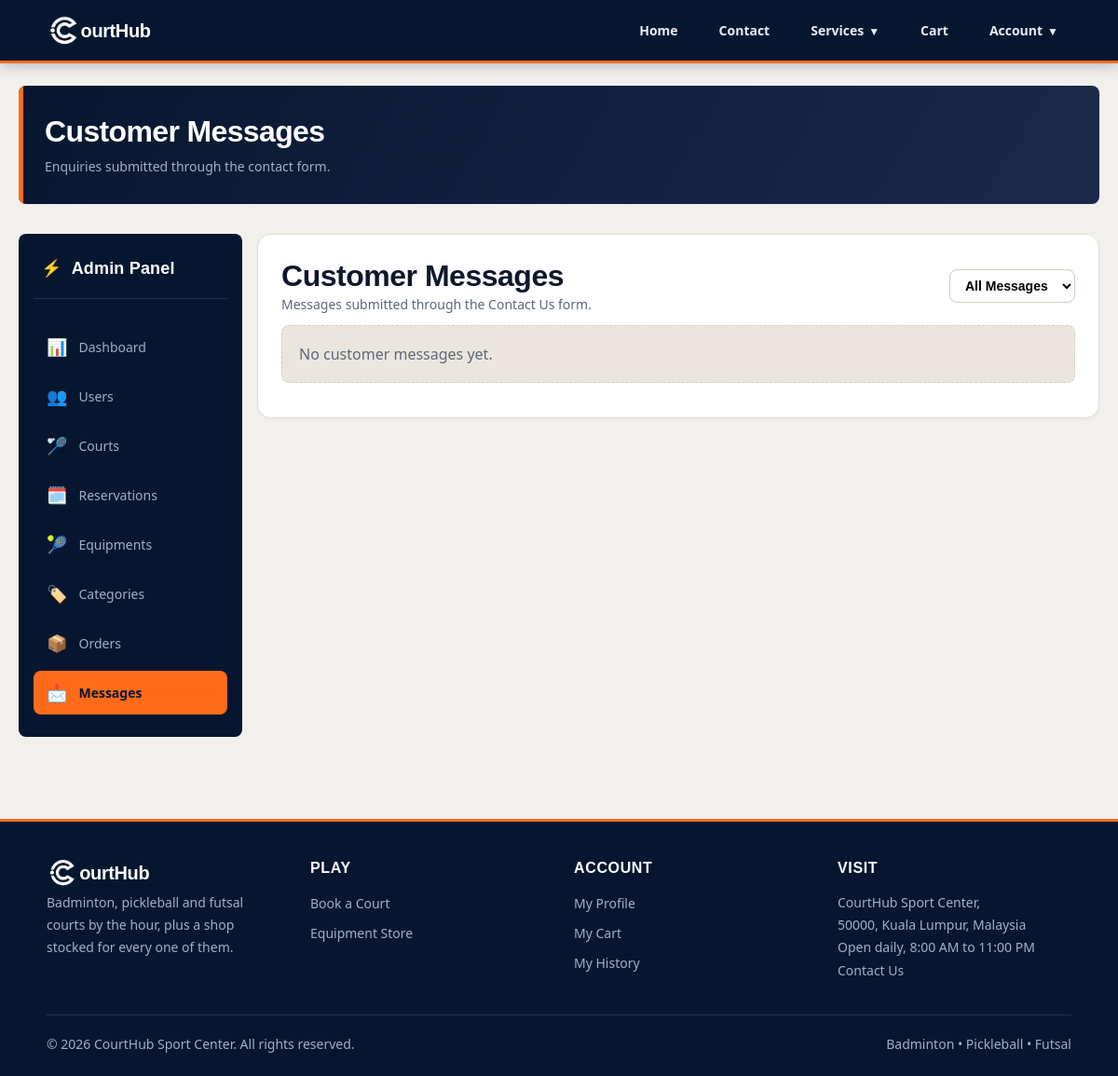
Page /admin/messages.php (signed in) on the earlier database version.
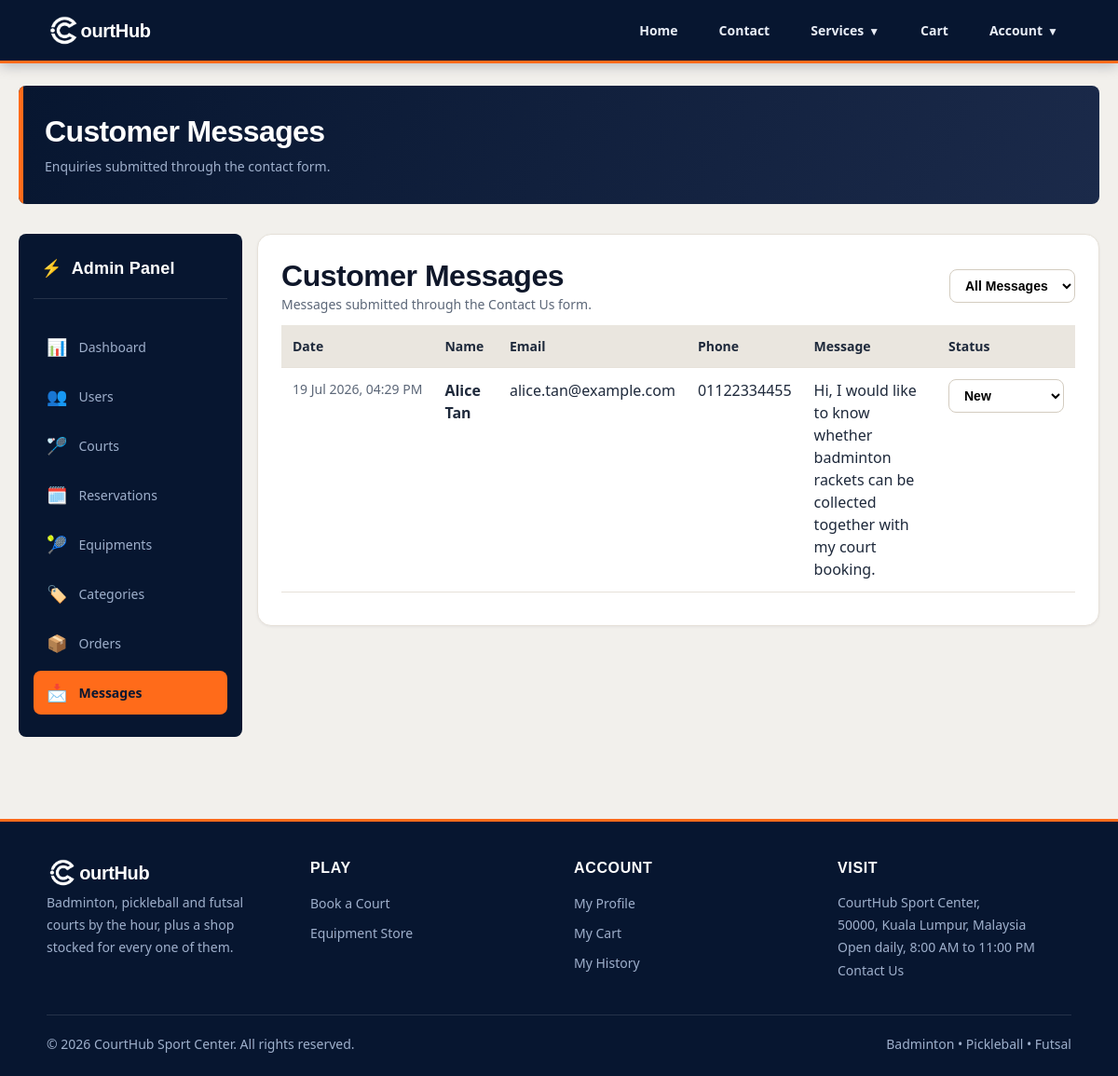
Same page on the later database version.
### tables this page shows
CREATE TABLE contact_messages (
    message_id INT AUTO_INCREMENT PRIMARY KEY,
    user_id INT NOT NULL,
    name VARCHAR(100) NOT NULL,
    email VARCHAR(100) NOT NULL,
    phone VARCHAR(20) NOT NULL,
    message TEXT NOT NULL,
    status ENUM('New', 'In Progress', 'Completed') NOT NULL DEFAULT 'New',
    created_at TIMESTAMP DEFAULT CURRENT_TIMESTAMP,
    CONSTRAINT fk_contact_user
        FOREIGN KEY (user_id) 
        REFERENCES users(user_id)
        ON DELETE CASCADE
);

### config/functions.php (called while the page is built, shortened)
<?php
function h($string) {
    return htmlspecialchars($string ?? '', ENT_QUOTES, 'UTF-8');
}
    ?>

### admin/messages.php (the view, shortened to what this page needs)
<?php
require_once __DIR__ . '/../config/db_connect.php';
require_once __DIR__ . '/../config/functions.php';
$filter = $_GET['filter'] ?? 'All';
if ($filter === 'All') {
    $sql = "SELECT message_id, user_id, name, email, phone, message, status, created_at
            FROM contact_messages
            ORDER BY created_at DESC";
    $result = $conn->query($sql);
}
require_once __DIR__ . '/../includes/header.php';
?>
<section class="page-hero">
    <h1>Customer Messages</h1>
    <p class="muted">Enquiries submitted through the contact form.</p>
</section>
<div class="dashboard-layout">
    <?php include __DIR__ . '/../includes/adminPanel.php'; ?>
    <div class="dashboard-main-content">
        <section class="card">
            <div class="split-row">
                <div>
                    <h1>Customer Messages</h1>
                    <p class="muted">
                        Messages submitted through the Contact Us form.
                    </p>
                </div>
                <div class="message-filter">
                    <form method="GET">
                        <select
                            name="filter"
                            class="status-select"
                            onchange="this.form.submit()"
                        >
                            <option
                                value="All"
                                <?= $filter === 'All' ? 'selected' : '' ?>
                            >
                                All Messages
                            </option>
                        </select>
                    </form>
                </div>
            </div>
            <?php if ($result->num_rows === 0): ?>
                <div class="empty-state">
                    No customer messages yet.
                </div>
            <?php else: ?>
                <div class="table-wrap">
                    <table class="messages-table">
                        <thead>
                            <tr>
                                <th>Date</th>
                                <th>Name</th>
                                <th>Email</th>
                                <th>Phone</th>
                                <th>Message</th>
                                <th>Status</th>
                            </tr>
                        </thead>
                        <tbody>
                            <?php while ($row = $result->fetch_assoc()): ?>
                                <tr>
                                    <td class="message-date">
                                        <?= htmlspecialchars(
                                            date(
                                                'd M Y, h:i A',
                                                strtotime($row['created_at'])
                                            )
                                        ) ?>
                                    </td>
                                    <td>
                                        <strong>
                                            <?= htmlspecialchars($row['name']) ?>
                                        </strong>
                                    </td>
                                    <td>
                                        <?= h($row['email']) ?>
                                    </td>
                                    <td>
                                        <?= htmlspecialchars($row['phone']) ?>
                                    </td>
                                    <td class="message-content">
                                        <?= nl2br(
                                            htmlspecialchars($row['message'])
                                        ) ?>
                                    </td>
                                    <td>
                                        <form method="POST" class="status-form">
                                            <select
                                                name="status"
                                                class="status-select"
                                                onchange="this.form.submit()"
                                            >
                                                <option
                                                    value="New"
                                                    <?= $row['status'] === 'New' ? 'selected' : '' ?>
                                                >
                                                    New
                                                </option>
                                            </select>
                                        </form>
                                    </td>
                                </tr>
                            <?php endwhile; ?>
                        </tbody>
                    </table>
                </div>
            <?php endif; ?>
        </section>
    </div>
</div>
<?php
require_once __DIR__ . '/../includes/footer.php';
?>

Differences in the rows shown:
added contact_messages: created_at "19 Jul 2026, 04:29 PM", name "Alice Tan", email "alice.tan@example.com", phone "01122334455", message "Hi, I would like to know whether badminton rackets can be collected together with my court booking.", status "New"
Other differences:
text no longer shown: "No customer messages yet."
text now shown: "Date Name Email Phone Message Status"
